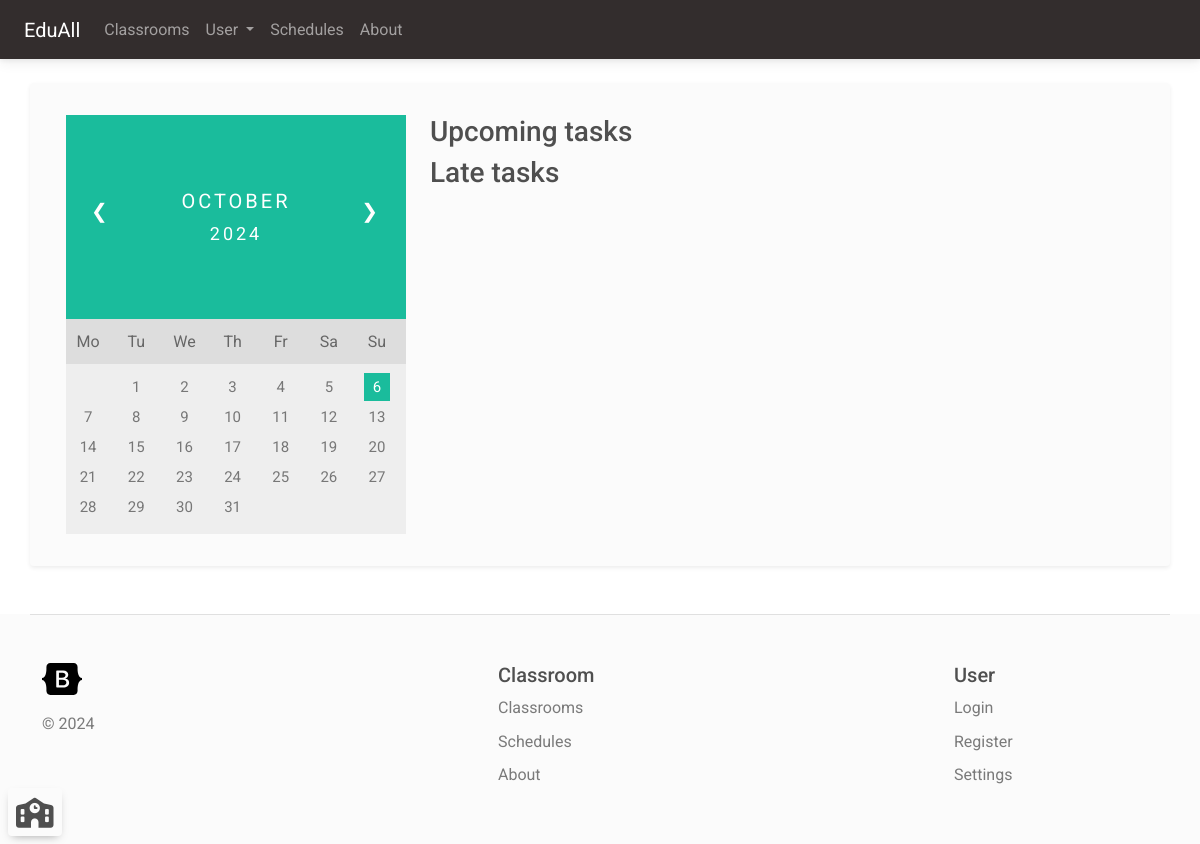
The page /user/schedule (signed in) on the database as committed earlier.
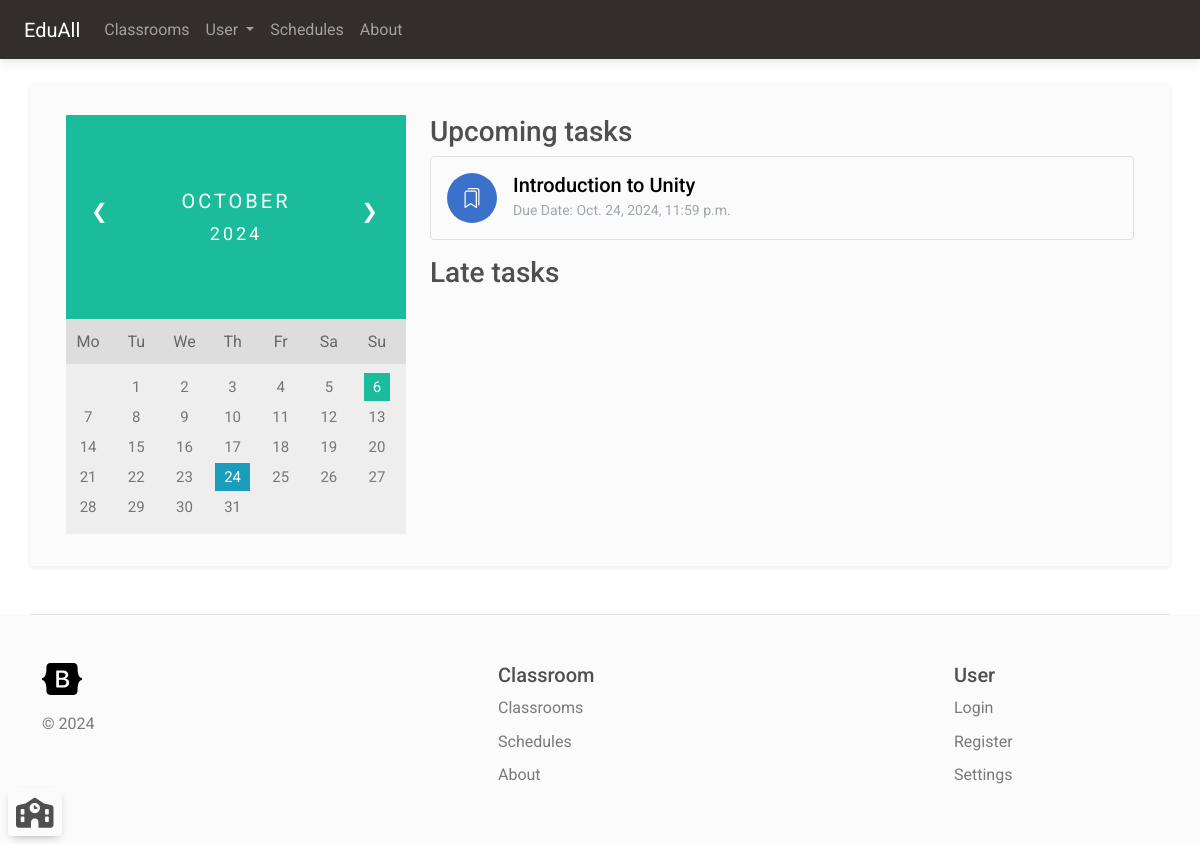
The same page on the database as committed later.
### classroom_manager/models.py (models this page shows, shortened)
class ClassroomTask(models.Model):
    isAssignment = models.BooleanField(default=True)
    title = models.CharField(max_length=200, null=True)
    description = models.CharField(max_length=5000, null=True)
    classroom = models.ForeignKey(Classroom, on_delete=models.CASCADE)
    deadline = models.DateTimeField(null=True)
    acceptLateSubmission = models.BooleanField(default=True)

### classroom_manager/views.py (the view)
# urls.py: path('user/schedule', views.allTaskSchedules, name="all_task_schedules"),
@login_required(login_url='login')
def allTaskSchedules(request: HttpRequest):
    if request.method == 'GET':
        now = timezone.now()
        lateTaskScope = now - relativedelta.relativedelta(months=2)
        upcomingTasks = ClassroomTask.objects.filter((Q(classroom__students__id__contains=request.user.id) )& Q(deadline__gte=now) ).all()
        lateTasks = ClassroomTask.objects.filter((Q(classroom__students__id__contains=request.user.id) )& Q(deadline__gte=lateTaskScope) & Q(deadline__lte=now)).all()
        taskDates = [task.deadline for task in upcomingTasks] + [task.deadline for task in lateTasks]
        taskDates = list(set(taskDates))
        lastMonth = False; nextMonth = False
        if request.GET.get('lastMonth') != None:
            now = now - relativedelta.relativedelta(months=1)
            lastMonth = True
        elif request.GET.get('nextMonth') != None:
            now = now + relativedelta.relativedelta(months=1)
            nextMonth = True
        daysWithDeadlines = []
        for taskDate in taskDates:
            if taskDate.month == now.month and taskDate.year == now.year:
                daysWithDeadlines.append(taskDate.day)
        firstDay = now.replace(day=1)
        firstDayWeekday = firstDay.weekday()
        numberDaysOfMonth = (firstDay + relativedelta.relativedelta(months=1) - relativedelta.relativedelta(days=1)).day
        if request.GET.get('lastMonth') == None and request.GET.get('nextMonth') == None:
            currentDay = now.day
        else:
            currentDay = None
        daysArray = list(range(1, numberDaysOfMonth + 1))
        daysArray = [''] * firstDayWeekday + daysArray
        monthString = now.strftime("%B")
        yearString = str(now.year)
        context = {'upcomingTasks': upcomingTasks, 'lateTasks': lateTasks,
                   'daysArray': daysArray, 'currentDay': currentDay, 'monthString': monthString,
                   'yearString': yearString, 'daysWithDeadlines': daysWithDeadlines, 'lastMonth': lastMonth, 'nextMonth': nextMonth}
        return render(request, 'all_task_schedules.html', context)
    else:
        return render(request, '404page.html')

### classroom_manager/context_processor.py (called while the page is built)
def classroom_processor(request):
    if request.user.is_authenticated:
        classroomsAsTeacher = Classroom.objects.filter(teachers__id__contains=request.user.id).all()
        classroomAsStudent = Classroom.objects.filter(students__id__contains=request.user.id).all()
        return {'classroomsAsTeacher': classroomsAsTeacher, 'classroomsAsStudent': classroomAsStudent}
    return {'classroomsAsTeacher': [], 'classroomsAsStudent': []}

### classroom_manager/templates/all_task_schedules.html (shortened to what this page needs)
{% extends 'navbar.html' %}
{% block content %}
    <div class="container py-3">
        <div class="row">
            <div class="col-12 col-lg-4">
                <div class="month">
                    <ul>
                    {% if nextMonth == False %}
                    <li class="prev" style="list-style-type: none;">
                        <a href="{% url 'all_task_schedules' %}?lastMonth=true" class="text-white">&#10094;</a>
                    </li>
                    {% else %}
                    <li class="prev" style="list-style-type: none;">
                        <a href="{% url 'all_task_schedules' %}" class="text-white">&#10094;</a>
                    </li>
                    {% endif %}
                    {% if lastMonth == False %}
                    <li class="next" style="list-style-type: none;">
                        <a href="{% url 'all_task_schedules' %}?nextMonth=true" class="text-white">&#10095;</a>
                    </li>
                    {% else %}
                    <li class="next" style="list-style-type: none;">
                        <a href="{% url 'all_task_schedules' %}" class="text-white">&#10095;</a>
                    </li>
                    {% endif %}
                    <li style="list-style-type: none;">{{ monthString }}
                        <br><span style="font-size:18px">{{ yearString }}</span>
                    </li>
                    </ul>
                </div>
                <ul class="weekdays">
                    <li>Mo</li>
                    <li>Tu</li>
                    <li>We</li>
                    <li>Th</li>
                    <li>Fr</li>
                    <li>Sa</li>
                    <li>Su</li>
                </ul>
                <ul class="days">
                {% for i in daysArray %}
                    {% if i == currentDay and i in daysWithDeadlines %}
                        <li><span class="active haveDeadline">{{ i }}</span></li>
                    {% elif i == currentDay %}
                        <li><span class="active">{{ i }}</span></li>
                    {% elif i in daysWithDeadlines %}
                        <li><span class="haveDeadline">{{ i }}</span></li>
                    {% else %}
                        <li>{{ i }}</li>
                    {% endif %}
                {% endfor %}
                </ul>
            </div>
            <div class="col-12 col-lg-8">
                <h3>Upcoming tasks</h3>
                {% for upcomingTask in upcomingTasks %}
                <a href="{% url 'task_details' upcomingTask.id %}" class="text-decoration-none">
                    <div class="border rounded p-3 mb-3">
                        <div class="d-flex align-items-center">
                            <div class="bg-primary rounded-circle me-2" style="width: 50px; height: 50px; position: relative;">
                                {% if upcomingTask.isAssignment %}
                                    <i class="bi bi-bookmarks text-white" style="font-size: 20px; position: absolute; top: 50%; left: 50%; transform: translate(-50%, -50%);"></i>
                                {% else %}
                                    <i class="bi bi-list-task text-white" style="font-size: 20px; position: absolute; top: 50%; left: 50%; transform: translate(-50%, -50%);"></i>
                                {% endif %}
                            </div>
                            <div class="ms-2">
                                <h5 class="text-black m-auto">{{ upcomingTask.title }}</h5>
                                <p class="text-secondary m-auto"><small>Due Date: {{ upcomingTask.deadline }}</small></p>
                            </div>
                        </div>
                    </div>
                </a>
                {% endfor %}
                <h3>Late tasks</h3>
            </div>
        </div>
    </div>
{% endblock %}

Rows that differ between the two databases and show on the page:
added ClassroomTask: isAssignment True (drawn), title "Introduction to Unity", deadline "Oct. 24, 2024, 11:59 p.m."
Other text that changed with them:
list line gone: "24"
new list line: "24"
